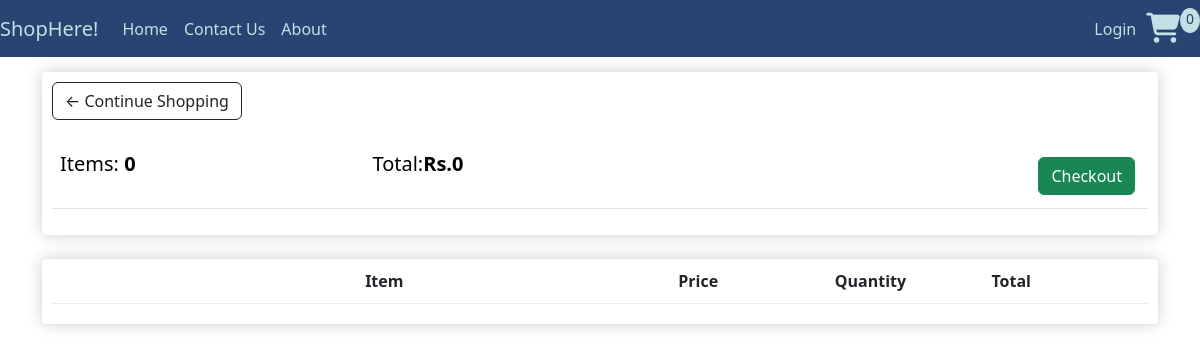
The page /cart/ (signed in) on the database as committed earlier.
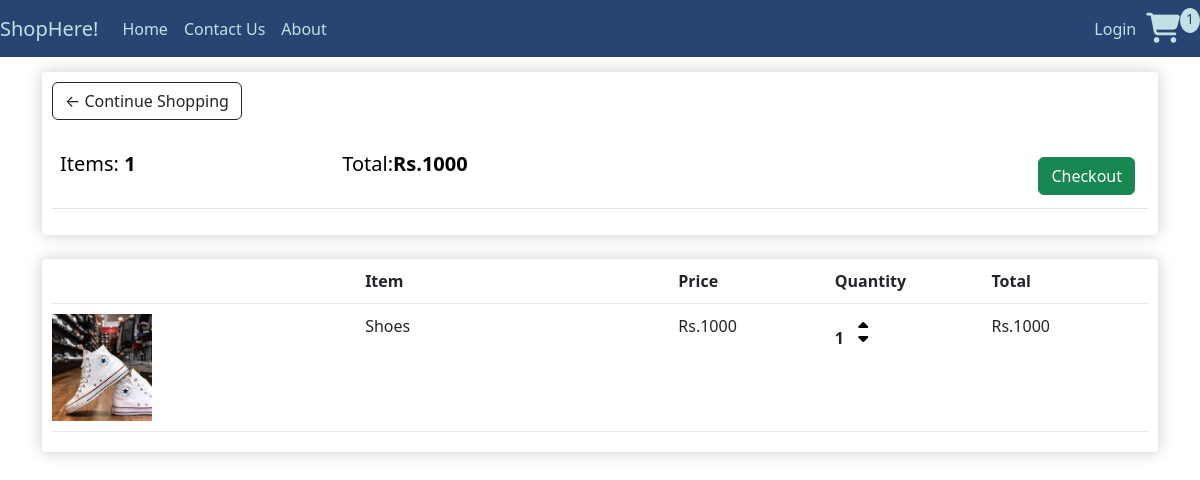
The same page on the database as committed later.
### shop/models.py (models this page shows, shortened)
class Order(models.Model):
    customer=models.ForeignKey(Customer,on_delete=models.SET_NULL,null=True,blank=True)
    date_ordered=models.DateTimeField(auto_now_add=True)
    complete=models.BooleanField(default=False)
    transaction_id=models.CharField(max_length=100,null=True)
    @property
    def get_cart_total(self):
        orderitems=self.orderitem_set.all()
        total=sum([item.get_total for item in orderitems])
        return total
    @property
    def get_cart_items(self):
        orderitems=self.orderitem_set.all()
        total=sum([item.quantity for item in orderitems])
        return total

class OrderItem(models.Model):
    product=models.ForeignKey(Product_details,on_delete=models.SET_NULL,null=True)
    order=models.ForeignKey(Order,on_delete=models.SET_NULL,null=True)
    quantity=models.IntegerField(default=0,null=True,blank=True)
    date_added=models.DateTimeField(auto_now_add=True)
    @property
    def get_total(self):
        total=self.product.price*self.quantity
        return total

class Product_details(models.Model):
    prod_id=models.AutoField
    prod_name=models.CharField(max_length=30)
    prod_desc=models.TextField()
    image = models.ImageField(upload_to='product/images', default="")
    price = models.IntegerField(default=0)
    pub_date=models.DateField(auto_now_add=True)
    category=models.CharField(max_length=50,default="Sale")
    digital = models.BooleanField(default=False, null=True, blank=True)

### shop/views.py (the view)
# urls.py: path('cart/',views.cart,name='Cart'),
def cart(request):
    data=cartData(request)
    cartItems=data['cartItems']
    order=data['order']
    items=data['items']
    context={'items':items,'order':order,'cartItems':cartItems}
    return render(request,'cart.html',context)

### shop/utilis.py (called while the page is built)
def cartData(request):
    if request.user.is_authenticated:
        customer=request.user.customer
        order,created=Order.objects.get_or_create(customer=customer,complete=False)
        items=order.orderitem_set.all()
        cartItems=order.get_cart_items
    else:
        cookieData = cookieCart(request)
        cartItems = cookieData['cartItems']
        order = cookieData['order']
        items = cookieData['items']
    return {'cartItems':cartItems,'order':order,'items':items}

### shop/templates/cart.html
{% extends 'index.html' %}
{% load static %}
{% block body %}
<div class="row">
    <div class="col-lg-12">
        <div class="box-element">
            <a class="btn btn-outline-dark" href="{% url 'index' %}">&#x2190; Continue Shopping</a>
            <br>
            <br>
            <table class="table">
                <tr>
                    <th>
                        <h5>Items: <strong>{{order.get_cart_items}}</strong></h5>
                    </th>
                    <th>
                        <h5>Total:<strong>Rs.{{order.get_cart_total}}</strong></h5>
                    </th>
                    <th>
                        <a style="float:right; margin:5px;" class="btn btn-success"
                            href="{% url 'Checkout' %}">Checkout</a>
                    </th>
                </tr>
            </table>
        </div>
        <br>
        <div class="box-element">
            <div class="cart-row">
                <div style="flex:2"></div>
                <div style="flex:2"><strong>Item</strong></div>
                <div style="flex:1"><strong>Price</strong></div>
                <div style="flex:1"><strong>Quantity</strong></div>
                <div style="flex:1"><strong>Total</strong></div>
            </div>
            {% for item in items %}
            <div class="cart-row">
                <div style="flex:2"><img class="row-image" src="/media/{{item.product.image}}"></div>
                <div style="flex:2">
                    <p>{{item.product.prod_name}}</p>
                </div>
                <div style="flex:1">
                    <p>Rs.{{item.product.price}}</p>
                </div>
                <div style="flex:1">
                    <p class="quantity">{{item.quantity}}</p>
                    <div class="quantity">
                        <a data-product="{{item.product.id}}" data-action="add" class=" icons update-cart">
                            <i class="fa-solid fa-caret-up " id=" chg-quantity"></i>
                        </a>
                        <a data-product="{{item.product.id}}" data-action="remove" class=" icons update-cart">
                            <i class="fa-solid fa-caret-down " id="chg-quantity"></i>
                        </a>
                    </div>
                </div>
                <div style="flex:1">
                    <p>Rs.{{item.get_total}}</p>
                </div>
            </div>
            {% endfor %}
        </div>
    </div>
</div>
{% endblock %}

Rows that differ between the two databases and show on the page:
no longer on this page (row edited): Order: get_cart_items "0", get_cart_total "0"
added Order: get_cart_items "1", get_cart_total "1000"
added OrderItem: product.image (picture), product.prod_name "Shoes", product.price "1000", quantity "1", get_total "1000"
Other text that changed with them:
{{ cartItems }}: "0" → "1"
